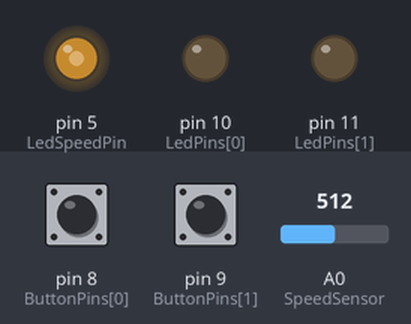
Simulated run of this sketch. Board: Arduino Uno, built with avr-gcc and run on an emulated ATmega328P. Parts: output pins drawn as LEDs (lit = HIGH). Inputs (shaded band) come from the test bench; at power-on: A0 (SpeedSensor) = 512, pin 9 (ButtonPins[1]) LOW, pin 8 (ButtonPins[0]) LOW. Random numbers use the default seed unless the sketch sets one.

Above: at 3.5 s.
3.6 s: A0 (SpeedSensor) set to 716
At 6.4 s:
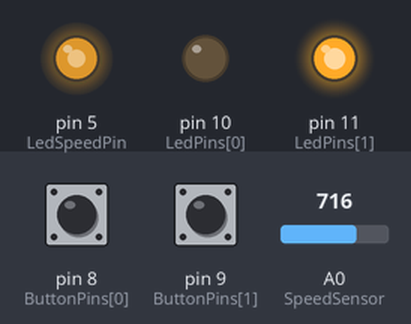
6.6 s: pin 9 (ButtonPins[1]) pulled HIGH for 0.15 s
At 7.9 s:
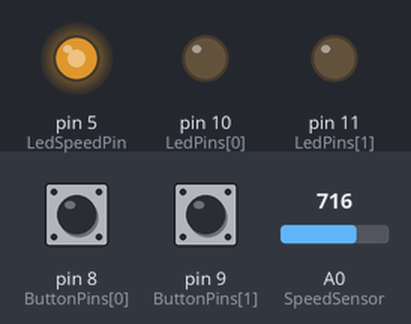
9.7 s: A0 (SpeedSensor) set to 900
At 10.7 s:
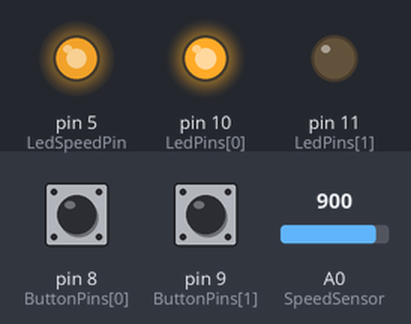
11.7 s: pin 8 (ButtonPins[0]) pulled HIGH for 0.15 s
At 12.6 s:
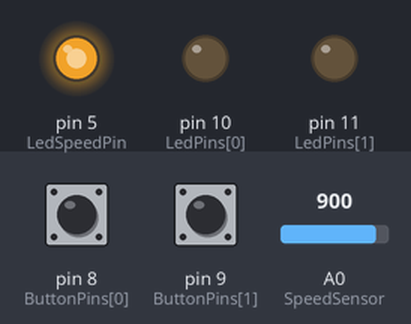
14.3 s: pin 8 (ButtonPins[0]) pulled HIGH for 1 s
At 17.5 s:
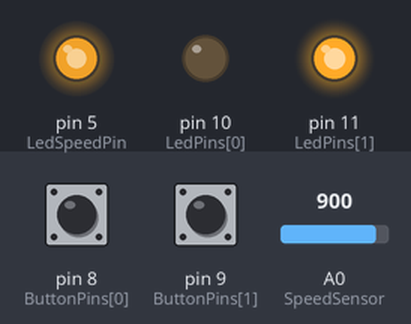
17.8 s: A0 (SpeedSensor) set to 122
At 18.9 s:
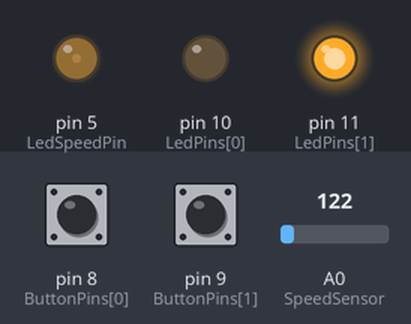
Timing chart, 0 to 20.3 s (numbered marks = the images above; inputs shaded):
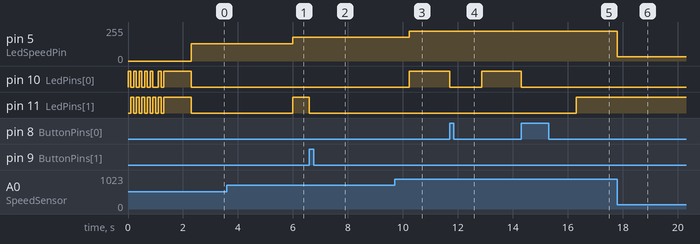

Measured:
- after the input at 3.6 s, pin 5 (LedSpeedPin): 128/255 → 178/255 after 2.4 s
- after the input at 6.6 s, pin 11 (LedPins[1]): HIGH → LOW at once
- after the input at 9.7 s, pin 5 (LedSpeedPin): 178/255 → 224/255 after 0.53 s
- after the input at 11.7 s, pin 10 (LedPins[0]): HIGH → LOW at once, → HIGH 1.2 s later
- after the input at 14.3 s, pin 10 (LedPins[0]): HIGH → LOW at once; pin 11 (LedPins[1]): LOW → HIGH after 2.0 s
- after the input at 17.8 s, pin 5 (LedSpeedPin): 224/255 → 31/255 at once

The sketch:

BadmintonFeetLed.ino
```cpp
//
//羽毛球步伐锻炼用
//原理:左右分别放置LED灯和按纽,LED灯随机亮起,按下相应的按纽才会灭掉.
//亮起的顺序和间隔是随机的,速度可以通过旋纽控制.
//
//LED灯和BUTTON脚位存储
const int ButtonPins[] = { 8, 9 }; //左右按纽的脚位
const int LedPins[] = { 10, 11 }; //左右LED灯的脚位
const int LedPinsCount = sizeof(LedPins) / 2; //LED灯数目
int Ledindex = -1;  //当前亮起的LED

const int SpeedSensor = A0;//调速器
//速度调整档位
const int LedTimers[] = { 6000,
						  5500,
						  5000,
						  4500,
						  4000,
						  3500,
						  3000,
						  2500,
						  2000,
						  1500,
						  1000
};
const int LedTimerCount = sizeof(LedTimers) / 2;
//当前档位
int LedTimerIndex = 5;

const int LedSpeedPin = 5;//用LED的亮度表示速度


// the setup function runs once when you press reset or power the board
void setup() {
	// initialize digital pin LED_BUILTIN as an output.
	randomSeed(analogRead(5));
	Serial.begin(115200);

	Init();
}

//初始化各器件
void Init() {
	pinMode(LedSpeedPin, OUTPUT);
	for (int i = 0; i < LedPinsCount; i++) {
		pinMode(LedPins[i], OUTPUT);
		digitalWrite(LedPins[i], LOW);

		pinMode(ButtonPins[i], INPUT);
	}
	Ledindex = -1;

	//初始化完成后闪灯提醒
	FlickLed();
}

void loop() {
	//调整速度
	AdjustSpeed();
	//如果还没有亮灯,则开始动作
	if (Ledindex < 0) {
		int timer = random(LedTimers[LedTimerIndex] - 1000, LedTimers[LedTimerIndex] + 1000);
		Ledindex = random(0, 2);
		delay(timer);
		OnLed(Ledindex);
	}
	//如果当前有亮灯,则去等待按纽按下
	if (Ledindex >= 0) {
		int buttonState = digitalRead(ButtonPins[Ledindex]);
		if (buttonState == HIGH) {
			OffLed(Ledindex);
			Ledindex = -1;
		}
	}
//	ShowInfo();
}

void OnLed(int index)
{
	digitalWrite(LedPins[index], HIGH);
}
void OffLed(int index)
{
	digitalWrite(LedPins[index], LOW);
}
void OnAllLed()
{
//  digitalWrite(LedSpeedPin, HIGH);
	for (int i = 0; i < LedPinsCount; i++) digitalWrite(LedPins[i], HIGH);

}
void OffAllLed()
{
//  digitalWrite(LedSpeedPin, LOW);
	for (int i = 0; i < LedPinsCount; i++) digitalWrite(LedPins[i], LOW);

}

//速度调整函数
void AdjustSpeed()
{
	int data = analogRead(SpeedSensor);
	int newindex = map(data, 0, 1023, 0, LedTimerCount - 1);
	LedTimerIndex = newindex;
  int ni = map(data, 0, 1023, 1, 255);
	analogWrite(LedSpeedPin,ni);
//  Serial.print(data);
//  Serial.print(" : ");
//  Serial.println(newindex);
}
//对LED进行轮流闪烁
int OnNextLed(int index)
{
	if (index >= LedPinsCount) index = 0;
	OffAllLed();
	OnLed(index);
	return index + 1;
}
//对所有的LED灯进行闪烁
void FlickLed()
{
	int j = 0;
	for (int i = 0; i < 10; i++) {
		j = OnNextLed(j);
		delay(100);
	}
	OffAllLed();
	delay(100);
	OnAllLed();
	delay(100);
	OffAllLed();
	delay(100);
	OnAllLed();
	delay(1000);
	OffAllLed();
}
void ShowInfo() {
	Serial.print(" LedTimerIndex:");
	Serial.print(LedTimerIndex);
	Serial.print(" Ledindex:");
	Serial.print(Ledindex);
	if (Ledindex < 0) return;
	int buttonState = digitalRead(ButtonPins[Ledindex]);
	Serial.print(" Button:");
	Serial.print(ButtonPins[Ledindex]);
	Serial.print(" Button:");
	Serial.print(buttonState);

	Serial.println();
}
```
